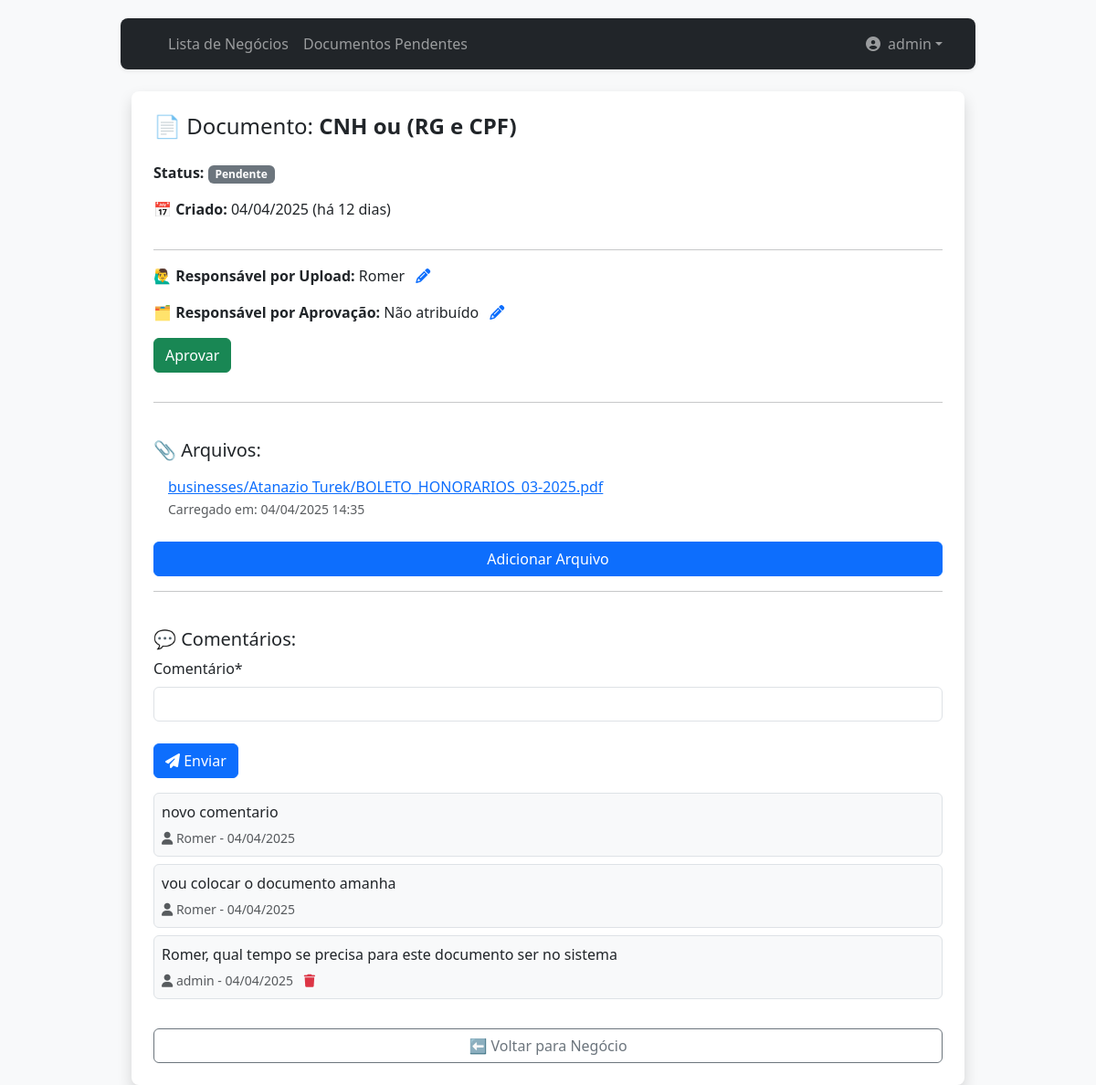
The app's page /documents/261/ (signed in), older data.
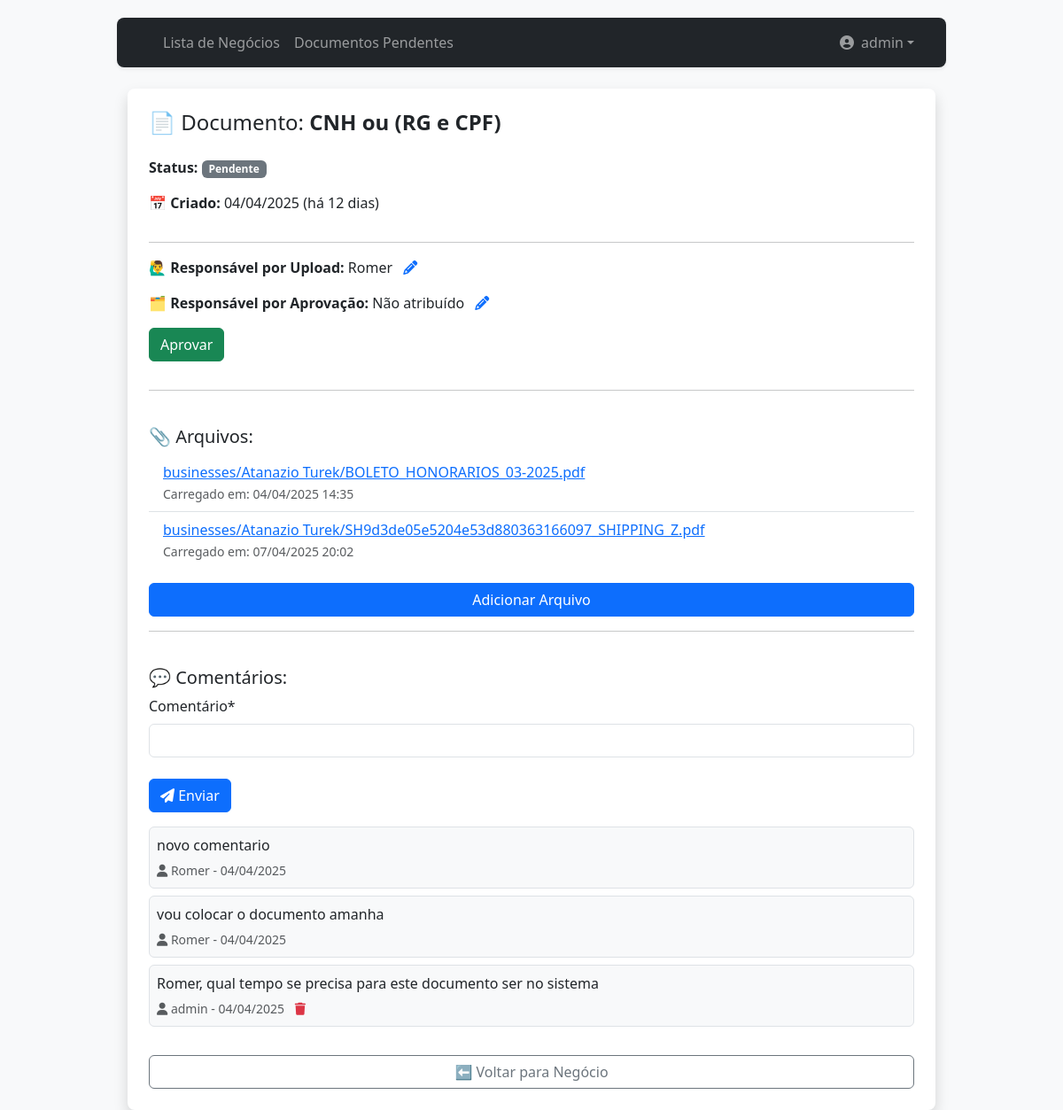
The same page, newer data.
### negocios/models.py (models this page shows, shortened)
class Document(models.Model):
    STATUS_CHOICES = [
        ('pending', 'Não aprovado'),
        ('approved', 'Aprovado'),
    ]
    business = models.ForeignKey(Business, on_delete=models.CASCADE, related_name='documents')
    document_text = models.CharField(max_length=200)
    owner = models.ForeignKey(settings.AUTH_USER_MODEL, on_delete=models.CASCADE,related_name='documents_owned')
    upload_responsible = models.ForeignKey(  # Кто должен загрузить документ
        settings.AUTH_USER_MODEL,
        on_delete=models.SET_NULL,
        null=True, blank=True,
        related_name="responsible_for_upload"
    )
    approval_responsible = models.ForeignKey(  # Кто должен согласовать документ
        settings.AUTH_USER_MODEL,
        on_delete=models.SET_NULL,
        null=True, blank=True,
        related_name="responsible_for_approval"
    )
    pub_date = models.DateTimeField("date published", default=timezone.now)
    status = models.CharField(max_length=10, choices=STATUS_CHOICES, default='pending')  # Добавляем статус
    last_approved_date = models.DateTimeField(null=True, blank=True)  # Дата последнего согласования
    last_approved_by = models.ForeignKey(  # Кто согласовал документ
        settings.AUTH_USER_MODEL,
        null=True, blank=True,
        on_delete=models.SET_NULL,
        related_name="approved_documents"
    )

class DocumentFile(models.Model):
    document = models.ForeignKey(Document, on_delete=models.CASCADE, related_name='files')
    file = models.FileField(upload_to=business_directory_path)  # Поле для хранения файла
    owner = models.ForeignKey(settings.AUTH_USER_MODEL, on_delete=models.CASCADE, related_name='files_owned')
    pub_date = models.DateTimeField("date published", default=timezone.now)

class Comment(models.Model) :
    text = models.TextField(
        validators=[MinLengthValidator(3, "O comentário deve ter mais de 3 caracteres")]
    )
    document = models.ForeignKey(Document, on_delete=models.CASCADE, related_name='comments')
    owner = models.ForeignKey(settings.AUTH_USER_MODEL, on_delete=models.CASCADE, related_name='comments')
    created_at = models.DateTimeField(auto_now_add=True)
    updated_at = models.DateTimeField(auto_now=True)

### negocios/views.py (the view)
# urls.py: path('documents/<int:pk>/', DocumentDetailView.as_view(), name='document_detail'),
class DocumentDetailView(OwnerDetailView):
    model = Document
    template_name = 'negocios/document_detail.html'
    context_object_name = 'document'
    def get_context_data(self, **kwargs):
        context = super().get_context_data(**kwargs)
        print(f"Request method: {self.request.method}")
        business_id = self.request.GET.get('business_id')
        context['business_id'] = business_id
        DocumentFileFormSet = inlineformset_factory(Document, DocumentFile, form=DocumentFileForm, extra=1)
        context['formset'] = DocumentFileFormSet(self.request.POST, self.request.FILES)
        document = self.object
        delta = now().date() - document.pub_date.date()
        context['days_since_creation'] = delta.days
        context['comments'] = Comment.objects.filter(document=self.object).order_by('-updated_at')
        context['comment_form'] = CommentForm()
        context['users'] = User.objects.all()
        context['files'] = document.files.all()
        return context

### negocios/forms.py
class CommentForm(forms.Form):
    comment = forms.CharField(required=True, max_length=500, min_length=3, strip=True, label="Comentário",)

### negocios/templates/negocios/document_detail.html (shortened to what this page needs)
{% extends "base_menu.html" %}
{% block content %}
{% load crispy_forms_tags %}
{% if user.is_authenticated %}
<div class="container mt-4">
    <div class="card shadow border-0 rounded-3 p-4">
        <h1 class="h4 mb-4">📄 Documento: <strong>{{ object.document_text }}</strong></h1>
        <p><strong>Status:</strong>
            {% if object.status == 'approved' %}
                <span class="badge bg-success">Aprovado</span>
            {% else %}
                <span class="badge bg-secondary">Pendente</span>
            {% endif %}
        </p>
        <p><strong>📅 Criado:</strong> {{ object.pub_date|date:"d/m/Y" }} (há {{ days_since_creation }} dias)</p>
        <hr>
        <div class="mb-3">
            <strong>🙋‍♂️ Responsável por Upload:</strong>
            {{ object.upload_responsible.username|default:"Não atribuído" }}
            {% if object.owner == user %}
                <a href="#" onclick="toggleForm('uploadForm')" class="ms-2 text-decoration-none"><i class="fa fa-pencil"></i></a>
            {% endif %}
        </div>
        <div class="mb-3">
            <strong>🗂️ Responsável por Aprovação:</strong>
            {{ object.approval_responsible.username|default:"Não atribuído" }}
            {% if object.owner == user %}
                <a href="#" onclick="toggleForm('approvalForm')" class="ms-2 text-decoration-none"><i class="fa fa-pencil"></i></a>
            {% endif %}
        </div>
        {% if object.approval_responsible is None or object.approval_responsible == user %}
        <div class="mb-3">
            <form method="post" action="{% url 'negocios:document_status_update' object.id %}">
                {% if object.status == "approved" %}
                    <button type="submit" name="status" value="pending" class="btn btn-warning">Desaprovar</button>
                {% else %}
                    <button type="submit" name="status" value="approved" class="btn btn-success">Aprovar</button>
                {% endif %}
            </form>
        </div>
        {% endif %}
        <hr>
        <h5 class="mt-4">📎 Arquivos:</h5>
        {% if files %}
            <ul class="list-group list-group-flush">
                {% for file in document.files.all %}
                <li class="list-group-item d-flex justify-content-between align-items-start">
                    <div>
                        <a href="{{ file.file.url }}" target="_blank">{{ file.file.name }}</a>
                        <br><small class="text-muted">Carregado em: {{ file.pub_date|date:"d/m/Y H:i" }}</small>
                    </div>
                </li>
                {% endfor %}
            </ul>
        {% else %}
            <p class="text-muted">Nenhum arquivo carregado ainda.</p>
        {% endif %}
        <a href="{% url 'negocios:document_file_upload' pk=object.pk %}" class="btn btn-primary mt-3">Adicionar Arquivo</a>
        <hr>
        <h5 class="mt-4">💬 Comentários:</h5>
        <form method="post" action="{% url 'negocios:document_comment_create' document.id %}" class="mb-3">
            {{ comment_form|crispy }}
            <button type="submit" class="btn btn-primary mt-2">
                <i class="fas fa-paper-plane"></i> Enviar
            </button>
        </form>
        {% for comment in comments %}
        <div class="border rounded p-2 mb-2 bg-light">
            <p class="mb-1">{{ comment.text }}</p>
            <small class="text-muted">
                <i class="fas fa-user"></i> {{ comment.owner.username }} - {{ comment.updated_at|date:"d/m/Y" }}
                {% if user == comment.owner %}
                    <a href="{% url 'negocios:document_comment_delete' comment.id %}" class="text-danger ms-2"><i class="fa fa-trash"></i></a>
                {% endif %}
            </small>
        </div>
        {% endfor %}
        <a href="{% url 'negocios:business_detail' pk=object.business.pk %}" class="btn btn-outline-secondary mt-4">
            ⬅️ Voltar para Negócio
        </a>
    </div>
</div>
{% else %}
<div class="alert alert-warning text-center mt-4">
    Você não está logado. <a href="{% url 'login' %}?next={{ request.path }}">Clique aqui para entrar</a>.
</div>
{% endif %}
{% endblock %}

### templates/base_menu.html (shortened to what this page needs)
{% extends 'base_bootstrap.html' %}
{% load app_tags %}
{% block navbar %}
<nav class="navbar navbar-expand-lg navbar-dark bg-dark shadow-sm rounded-3 px-3 py-2">
  <div class="container-fluid">
    <div class="collapse navbar-collapse" id="navbarNavDropdown">
      <ul class="navbar-nav me-auto mb-2 mb-lg-0">
        {% url 'negocios:business_list' as business_url %}
        {% url 'negocios:report_preview' as report_url %}
        <li class="nav-item">
          <a class="nav-link {% if request.path == business_url %}active fw-semibold{% endif %}" href="{{ business_url }}">
            Lista de Negócios
          </a>
        </li>
        <li class="nav-item">
          <a class="nav-link {% if request.path == report_url %}active fw-semibold{% endif %}" href="{{ report_url }}">
            Documentos Pendentes
          </a>
        </li>
      </ul>
      <ul class="navbar-nav ms-auto mb-2 mb-lg-0">
        {% if user.is_authenticated %}
          <li class="nav-item dropdown">
            <a class="nav-link dropdown-toggle d-flex align-items-center" href="#" role="button" data-bs-toggle="dropdown" aria-expanded="false">
              <i class="fas fa-user-circle me-2"></i> {{ user.username }}
            </a>
          </li>
        {% else %}
          <li class="nav-item">
            <a class="nav-link" href="{% url 'login' %}?next={% url 'negocios:business_list' %}">Login</a>
          </li>
        {% endif %}
      </ul>
    </div>
  </div>
</nav>
{% endblock %}

### negocios/templates/base_bootstrap.html (shortened to what this page needs)
<!DOCTYPE html>
<html lang="pt-br">
<head>
    <link href="https://cdn.jsdelivr.net/npm/bootstrap@5.3.3/dist/css/bootstrap.min.css" rel="stylesheet">
    <link rel="stylesheet" href="https://cdnjs.cloudflare.com/ajax/libs/font-awesome/6.5.0/css/all.min.css" />
</head>
<body>
<div class="container">
    {% block navbar %}{% endblock %}
    {% block content %}{% endblock %}
</div>
</body>
</html>

### negocios/templates/base_bootstrap.html (style rules this page uses)
body { background-color: #f8f9fa; font-family: 'Segoe UI', sans-serif; }
.navbar { border-radius: 10px; margin-bottom: 20px; }
.container { max-width: 960px; margin-top: 20px; }

Row changes from the older to the newer data that the page shows:
added DocumentFile: file.name "businesses/Atanazio Turek/SH9d3de05e5204e53d880363166097_SHIPPING_Z.pdf", pub_date "07/04/2025 20:02"
